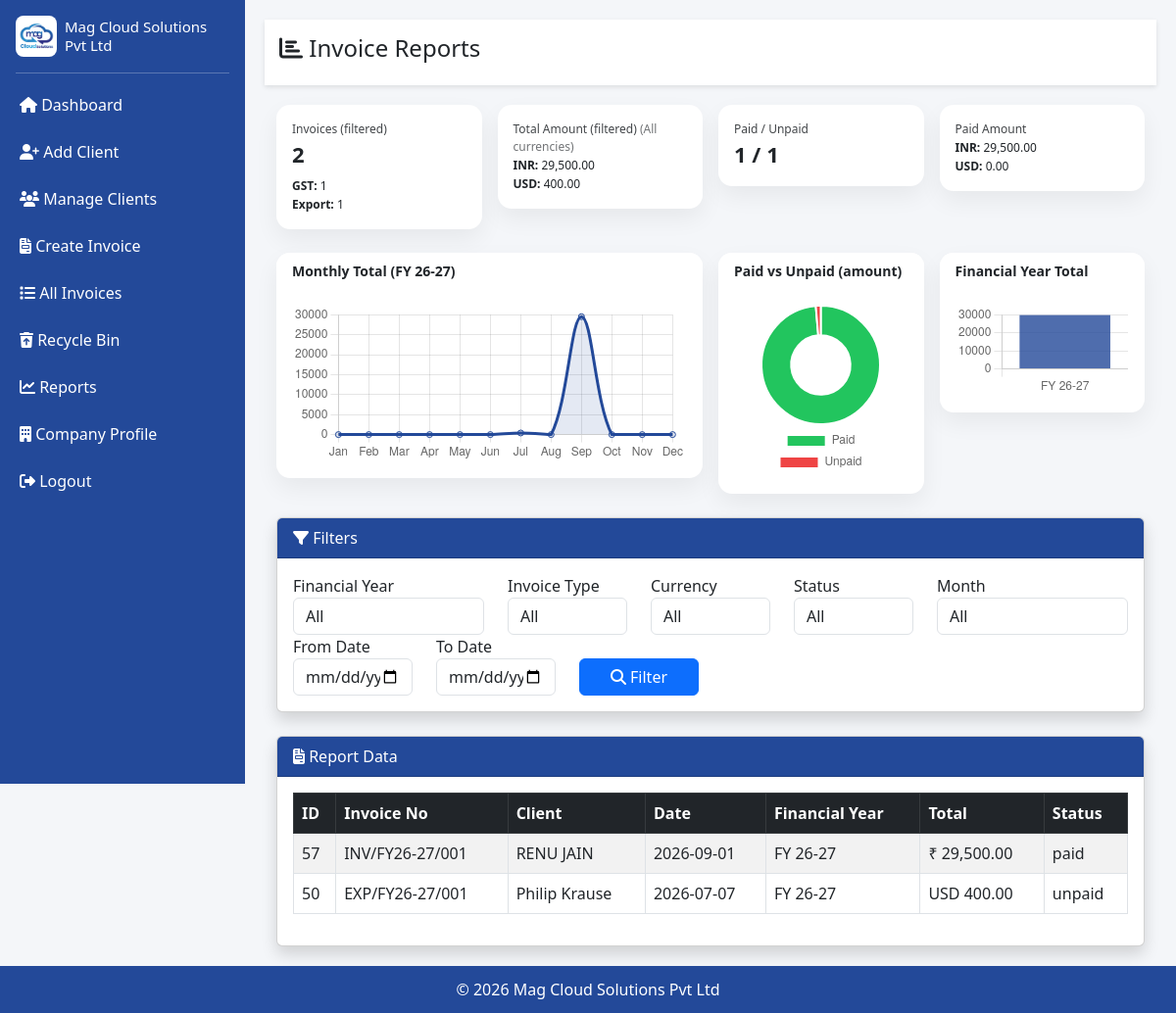
/modules/reports/reports.php (signed in), run on the app's committed database.
### tables this page shows
CREATE TABLE `company_settings` (
  `id` int(11) NOT NULL,
  `company_name` varchar(200) DEFAULT NULL,
  `address` text DEFAULT NULL,
  `state` varchar(100) DEFAULT NULL,
  `gstin` varchar(50) DEFAULT NULL,
  `pan` varchar(50) DEFAULT NULL,
  `phone` varchar(20) DEFAULT NULL,
  `email` varchar(100) DEFAULT NULL,
  `website` varchar(200) NOT NULL,
  `bank_name` varchar(200) DEFAULT NULL,
  `account_number` varchar(100) DEFAULT NULL,
  `ifsc` varchar(50) DEFAULT NULL,
  `swift_code` varchar(50) DEFAULT NULL,
  `logo` varchar(200) DEFAULT NULL,
  `signature` varchar(200) DEFAULT NULL,
  `created_at` timestamp NOT NULL DEFAULT current_timestamp()
);

CREATE TABLE `invoices` (
  `id` int(11) NOT NULL,
  `invoice_number` varchar(50) DEFAULT NULL,
  `invoice_type` enum('gst','export') DEFAULT NULL,
  `client_id` int(11) DEFAULT NULL,
  `invoice_date` date DEFAULT NULL,
  `financial_year` varchar(20) DEFAULT NULL,
  `subtotal` decimal(10,2) DEFAULT NULL,
  `tax_amount` decimal(10,2) DEFAULT NULL,
  `total_amount` decimal(10,2) DEFAULT NULL,
  `currency` varchar(10) DEFAULT NULL,
  `status` varchar(20) DEFAULT NULL,
  `created_at` timestamp NOT NULL DEFAULT current_timestamp(),
  `place_of_supply` varchar(100) DEFAULT NULL,
  `payment_terms` varchar(100) DEFAULT NULL,
  `due_date` date DEFAULT NULL,
  `cgst` decimal(10,2) DEFAULT NULL,
  `sgst` decimal(10,2) DEFAULT NULL,
  `igst` decimal(10,2) DEFAULT 0.00,
  `grand_total` decimal(10,2) DEFAULT NULL,
  `deleted_at` datetime DEFAULT NULL
);

CREATE TABLE `clients` (
  `id` int(11) NOT NULL,
  `client_name` varchar(150) DEFAULT NULL,
  `company_name` varchar(150) DEFAULT NULL,
  `email` varchar(100) DEFAULT NULL,
  `phone` varchar(20) DEFAULT NULL,
  `address` text DEFAULT NULL,
  `state` varchar(100) DEFAULT NULL,
  `country` varchar(100) DEFAULT NULL,
  `gstin` varchar(20) DEFAULT NULL,
  `ved_no` varchar(200) NOT NULL,
  `created_at` timestamp NOT NULL DEFAULT current_timestamp()
);

### config/config.php (called while the page is built, shortened)
<?php
$base_url = "https://localhost/invoice/";
?>

### modules/reports/reports.php (the view, shortened to what this page needs)
<?php
require_once __DIR__ . "/../../config/database.php";
include "../../includes/header.php";
include "../../includes/sidebar.php";
$where = "WHERE deleted_at IS NULL";
$whereNoType = $where;
$query = mysqli_query($conn,"
SELECT invoices.*, clients.client_name
FROM invoices
LEFT JOIN clients ON invoices.client_id = clients.id
$where
ORDER BY invoice_date DESC
");
$sumRow = mysqli_fetch_assoc(mysqli_query($conn,"
SELECT
  COUNT(*) AS total_invoices,
  SUM(CASE WHEN status='paid' THEN 1 ELSE 0 END) AS paid_count,
  SUM(CASE WHEN status='unpaid' THEN 1 ELSE 0 END) AS unpaid_count,
  SUM(grand_total) AS total_amount,
  SUM(CASE WHEN status='paid' THEN grand_total ELSE 0 END) AS paid_amount,
  SUM(CASE WHEN status='unpaid' THEN grand_total ELSE 0 END) AS unpaid_amount
FROM invoices
$where
"));
$currencyTotals = [];
$currencyTotalsQ = mysqli_query($conn,"
  SELECT
    COALESCE(NULLIF(currency,''),'INR') AS currency,
    SUM(grand_total) AS total_amount,
    SUM(CASE WHEN status='paid' THEN grand_total ELSE 0 END) AS paid_amount,
    SUM(CASE WHEN status='unpaid' THEN grand_total ELSE 0 END) AS unpaid_amount
  FROM invoices
  $where
  GROUP BY COALESCE(NULLIF(currency,''),'INR')
  ORDER BY currency
");
while($r = mysqli_fetch_assoc($currencyTotalsQ)){
    $currencyTotals[] = $r;
}
$typeCountRow = mysqli_fetch_assoc(mysqli_query($conn,"
  SELECT
    SUM(CASE WHEN invoice_type='gst' THEN 1 ELSE 0 END) AS gst_count,
    SUM(CASE WHEN invoice_type='export' THEN 1 ELSE 0 END) AS export_count
  FROM invoices
  $whereNoType
"));
$chartFy = !empty($_GET['fy']) ? mysqli_real_escape_string($conn, $_GET['fy']) : null;
if(!$chartFy){
    $y = date('Y');
    $m = intval(date('m'));
    $start = ($m >= 4) ? $y : ($y - 1);
    $end = $start + 1;
    $chartFy = substr($start,2)."-".substr($end,2);
}
$chartCurrency = !empty($_GET['currency']) ? mysqli_real_escape_string($conn, $_GET['currency']) : null;
$monthlyWhere = "WHERE financial_year='$chartFy' AND deleted_at IS NULL";
$monthlyRows = mysqli_query($conn,"
SELECT MONTH(invoice_date) AS m, SUM(grand_total) AS total
FROM invoices
$monthlyWhere
GROUP BY MONTH(invoice_date)
ORDER BY MONTH(invoice_date)
");
$monthlyTotals = array_fill(1, 12, 0.0);
while($r = mysqli_fetch_assoc($monthlyRows)){
    $mm = intval($r['m']);
    $monthlyTotals[$mm] = floatval($r['total']);
}
$fyChartWhere = "WHERE deleted_at IS NULL";
$fyRows = mysqli_query($conn,"
SELECT financial_year AS fy, SUM(grand_total) AS total
FROM invoices
$fyChartWhere
GROUP BY financial_year
ORDER BY financial_year
");
$fyLabels = [];
$fyTotals = [];
while($r = mysqli_fetch_assoc($fyRows)){
    $fyLabels[] = "FY ".$r['fy'];
    $fyTotals[] = floatval($r['total']);
}
?>
<div class="content">
<div class="topbar">
<h4><i class="fa fa-chart-bar"></i> Invoice Reports</h4>
</div>
<div class="container-fluid">
<div class="row g-3 mb-4">
  <div class="col-md-3">
    <div class="card stat-card">
      <div class="card-body">
        <div class="label">Invoices (filtered)</div>
        <div class="value"><?php echo intval($sumRow['total_invoices'] ?? 0); ?></div>
        <div style="font-size:12px;line-height:1.6;margin-top:6px;">
          <div><b>GST:</b> <?php echo intval($typeCountRow['gst_count'] ?? 0); ?></div>
          <div><b>Export:</b> <?php echo intval($typeCountRow['export_count'] ?? 0); ?></div>
        </div>
      </div>
    </div>
  </div>
  <div class="col-md-3">
    <div class="card stat-card">
      <div class="card-body">
        <div class="label">
          Total Amount (filtered)
          <?php if(!empty($_GET['currency'])){ ?>
            <span class="text-muted">(<?php echo htmlspecialchars($_GET['currency']); ?>)</span>
          <?php } else { ?>
            <span class="text-muted">(All currencies)</span>
          <?php } ?>
        </div>
        <?php if(!empty($_GET['currency'])){ ?>
          <div class="value">
            <?php echo htmlspecialchars($_GET['currency']); ?> <?php echo number_format((float)($sumRow['total_amount'] ?? 0),2); ?>
          </div>
        <?php } else { ?>
          <div style="font-size:12px;line-height:1.6;">
            <?php if(empty($currencyTotals)){ ?>
              <span class="text-muted">No data</span>
            <?php } else { ?>
              <?php foreach($currencyTotals as $ct){ ?>
                <div>
                  <b><?php echo htmlspecialchars($ct['currency']); ?>:</b>
                  <?php echo number_format((float)$ct['total_amount'],2); ?>
                </div>
              <?php } ?>
            <?php } ?>
          </div>
        <?php } ?>
      </div>
    </div>
  </div>
  <div class="col-md-3">
    <div class="card stat-card">
      <div class="card-body">
        <div class="label">Paid / Unpaid</div>
        <div class="value"><?php echo intval($sumRow['paid_count'] ?? 0); ?> / <?php echo intval($sumRow['unpaid_count'] ?? 0); ?></div>
      </div>
    </div>
  </div>
  <div class="col-md-3">
    <div class="card stat-card">
      <div class="card-body">
        <div class="label">Paid Amount</div>
        <?php if(!empty($_GET['currency'])){ ?>
          <div class="value">
            <?php echo htmlspecialchars($_GET['currency']); ?> <?php echo number_format((float)($sumRow['paid_amount'] ?? 0),2); ?>
          </div>
        <?php } else { ?>
          <div style="font-size:12px;line-height:1.6;">
            <?php if(empty($currencyTotals)){ ?>
              <span class="text-muted">No data</span>
            <?php } else { ?>
              <?php foreach($currencyTotals as $ct){ ?>
                <div>
                  <b><?php echo htmlspecialchars($ct['currency']); ?>:</b>
                  <?php echo number_format((float)$ct['paid_amount'],2); ?>
                </div>
              <?php } ?>
            <?php } ?>
          </div>
        <?php } ?>
      </div>
    </div>
  </div>
</div>
<div class="row g-3 mb-4">
  <div class="col-lg-6">
    <div class="card chart-card">
      <div class="card-header bg-white" style="border:0;border-radius:14px 14px 0 0;">
        <p class="chart-title">Monthly Total (<?php echo "FY ".$chartFy; ?>)</p>
      </div>
      <div class="card-body">
        <canvas id="monthlyChart" height="120"></canvas>
      </div>
    </div>
  </div>
  <div class="col-lg-3">
    <div class="card chart-card">
      <div class="card-header bg-white" style="border:0;border-radius:14px 14px 0 0;">
        <p class="chart-title">Paid vs Unpaid (amount)</p>
      </div>
      <div class="card-body">
        <canvas id="statusChart" height="160"></canvas>
      </div>
    </div>
  </div>
  <div class="col-lg-3">
    <div class="card chart-card">
      <div class="card-header bg-white" style="border:0;border-radius:14px 14px 0 0;">
        <p class="chart-title">Financial Year Total</p>
      </div>
      <div class="card-body">
        <canvas id="fyChart" height="160"></canvas>
      </div>
    </div>
  </div>
</div>
<div class="card shadow mb-4">
<div class="card-header text-white" style="background:#234999">
<i class="fa fa-filter"></i> Filters
</div>
<div class="card-body">
<form method="GET">
<div class="row">
<div class="col-md-3">
<label>Financial Year</label>
<select name="fy" class="form-control">
<option value="">All</option>
</select>
</div>
<div class="col-md-2">
<label>Invoice Type</label>
<select name="invoice_type" class="form-control">
  <option value="">All</option>
</select>
</div>
<div class="col-md-2">
<label>Currency</label>
<select name="currency" class="form-control">
  <option value="">All</option>
</select>
</div>
<div class="col-md-2">
<label>Status</label>
<select name="status" class="form-control">
  <option value="">All</option>
</select>
</div>
<div class="col-md-3">
<label>Month</label>
<select name="month" class="form-control">
<option value="">All</option>
</select>
</div>
<div class="col-md-2">
<label>From Date</label>
<input type="date" name="from"
value="<?php echo $_GET['from'] ?? ''; ?>"
class="form-control">
</div>
<div class="col-md-2">
<label>To Date</label>
<input type="date" name="to"
value="<?php echo $_GET['to'] ?? ''; ?>"
class="form-control">
</div>
<div class="col-md-2 d-flex align-items-end">
<button class="btn btn-primary w-100">
<i class="fa fa-search"></i> Filter
</button>
</div>
</div>
</form>
</div>
</div>
<div class="card shadow">
<div class="card-header text-white" style="background:#234999">
<i class="fa fa-file-invoice"></i> Report Data
</div>
<div class="card-body">
<div class="table-responsive">
<table id="reportTable" class="table table-bordered table-striped">
<thead class="table-dark">
<tr>
<th>ID</th>
<th>Invoice No</th>
<th>Client</th>
<th>Date</th>
<th>Financial Year</th>
<th>Total</th>
<th>Status</th>
</tr>
</thead>
<tbody>
<?php while($row=mysqli_fetch_assoc($query)){ ?>
<tr>
<td><?php echo $row['id']; ?></td>
<td><?php echo $row['invoice_number']; ?></td>
<td><?php echo $row['client_name']; ?></td>
<td><?php echo $row['invoice_date']; ?></td>
<td>FY <?php echo $row['financial_year']; ?></td>
<td>
<?php
$currency = ($row['invoice_type']=='export') ? $row['currency'] : '₹';
echo $currency . " " . number_format($row['grand_total'],2);
?>
</td>
<td>
<?php echo $row['status']; ?>
</td>
</tr>
<?php } ?>
</tbody>
</table>
</div>
</div>
</div>
</div>
</div>
<link rel="stylesheet" href="https://cdn.datatables.net/2.3.7/css/dataTables.dataTables.css">
<link rel="stylesheet" href="https://cdn.datatables.net/buttons/3.2.6/css/buttons.dataTables.css">
<script>
  // Charts
  const monthLabels = ["Jan","Feb","Mar","Apr","May","Jun","Jul","Aug","Sep","Oct","Nov","Dec"];
  const monthlyData = <?php echo json_encode(array_values($monthlyTotals)); ?>;
  const chartCurrency = <?php echo json_encode($chartCurrency ?: ''); ?>;
  new Chart(document.getElementById('monthlyChart'),{
    type:'line',
    data:{
      labels: monthLabels,
      datasets:[{
        label: chartCurrency ? ('Total ('+chartCurrency+')') : 'Total (select currency)',
        data: monthlyData,
        borderColor:'#234999',
        backgroundColor:'rgba(35,73,153,0.12)',
        fill:true,
        tension:0.35,
        pointRadius:3
      }]
    },
    options:{
      responsive:true,
      plugins:{ legend:{ display:false } },
      scales:{
        y:{ ticks:{ callback:(v)=> (chartCurrency ? (chartCurrency+' ') : '') + v } }
      }
    }
  });
  const paidAmount = <?php echo json_encode((float)($sumRow['paid_amount'] ?? 0)); ?>;
  const unpaidAmount = <?php echo json_encode((float)($sumRow['unpaid_amount'] ?? 0)); ?>;
  new Chart(document.getElementById('statusChart'),{
    type:'doughnut',
    data:{
      labels:['Paid','Unpaid'],
      datasets:[{
        data:[paidAmount, unpaidAmount],
        backgroundColor:['#22c55e','#ef4444']
      }]
    },
    options:{
      responsive:true,
      plugins:{ legend:{ position:'bottom' } }
    }
  });
  const fyLabels = <?php echo json_encode($fyLabels); ?>;
  const fyTotals = <?php echo json_encode($fyTotals); ?>;
  new Chart(document.getElementById('fyChart'),{
    type:'bar',
    data:{
      labels: fyLabels,
      datasets:[{
        label: chartCurrency ? ('Total ('+chartCurrency+')') : 'Total (select currency)',
        data: fyTotals,
        backgroundColor:'rgba(35,73,153,0.8)'
      }]
    },
    options:{
      responsive:true,
      plugins:{ legend:{ display:false } },
      scales:{
        y:{ ticks:{ callback:(v)=> (chartCurrency ? (chartCurrency+' ') : '') + v } }
      }
    }
  });
</script>
<?php include "../../includes/footer.php"; ?>

### includes/sidebar.php (shortened to what this page needs)
<?php include __DIR__."/../config/config.php"; ?>
<div class="app-sidebar" id="appSidebar" aria-label="Sidebar navigation">
<div class="sidebar-brand px-3 pt-3 pb-2">
  <div class="d-flex align-items-center gap-2">
    <?php if(!empty($company['logo']) && file_exists(__DIR__.'/../uploads/logo/'.basename($company['logo']))){ ?>
    <img src="<?php echo $base_url; ?>uploads/logo/<?php echo rawurlencode(basename($company['logo'])); ?>"
         alt="Company Logo"
         class="sidebar-logo">
    <?php }else{ ?>
    <div class="sidebar-logo-placeholder">
      <i class="fa fa-building"></i>
    </div>
    <?php } ?>
    <h5 class="m-0 sidebar-company-name"><?php echo htmlspecialchars($company['company_name']); ?></h5>
  </div>
</div>
<hr class="sidebar-divider mx-3 my-2">
<a href="<?php echo $base_url; ?>index.php">
<i class="fa fa-home"></i> Dashboard
</a>
<a href="<?php echo $base_url; ?>modules/clients/add-client.php">
<i class="fa fa-user-plus"></i> Add Client
</a>
<a href="<?php echo $base_url; ?>modules/clients/client-list.php">
<i class="fa fa-users"></i> Manage Clients
</a>
<a href="<?php echo $base_url; ?>modules/invoices/create-invoice.php">
<i class="fa fa-file-invoice"></i> Create Invoice
</a>
<a href="<?php echo $base_url; ?>modules/invoices/invoice-list.php">
<i class="fa fa-list"></i> All Invoices
</a>
<a href="<?php echo $base_url; ?>modules/invoices/recycle-bin.php">
<i class="fa fa-trash-restore"></i> Recycle Bin
</a>
<a href="<?php echo $base_url; ?>modules/reports/reports.php">
<i class="fa fa-chart-line"></i> Reports
</a>
<a href="<?php echo $base_url; ?>modules/settings/company-profile.php">
<i class="fa fa-building"></i> Company Profile
</a>
<a href="<?php echo $base_url; ?>logout.php">
<i class="fa fa-sign-out-alt"></i> Logout
</a>
</div>

### includes/footer.php (shortened to what this page needs)
<footer class="footer">
<p class="m-0">
© <?php echo date("Y"); ?> <?php echo $company['company_name']; ?>
</p>
</footer>
</body>
</html>

### data on the page
company_settings: logo (picture), company_name "Mag Cloud Solutions Pvt Ltd"
invoices: id "57", invoice_number "INV/FY26-27/001", client.client_name "RENU JAIN", invoice_date "2026-09-01", financial_year "26-27", invoice_type "₹", grand_total "29,500.00", status "paid"
invoices: id "50", invoice_number "EXP/FY26-27/001", client.client_name "Philip Krause", invoice_date "2026-07-07", financial_year "26-27", currency "USD", grand_total "400.00", status "unpaid"

### other printed values
$sumRow['total_invoices'] "2"
$typeCountRow['gst_count'] "1"
$typeCountRow['export_count'] "1"
$ct['currency'] "INR"
$ct['total_amount'] "29,500.00"
$ct['currency'] "USD"
$ct['total_amount'] "400.00"
$sumRow['paid_count'] "1"
$sumRow['unpaid_count'] "1"
$ct['paid_amount'] "29,500.00"
$ct['paid_amount'] "0.00"
$chartFy "26-27"
chart data {{ json_encode(array_values($monthlyTotals)) }} [0,0,0,0,0,0,400,0,29500,0,0,0]
chart data {{ json_encode((float)($sumRow['paid_amount'] ?? 0)) }} 29500
chart data {{ json_encode((float)($sumRow['unpaid_amount'] ?? 0)) }} 400
